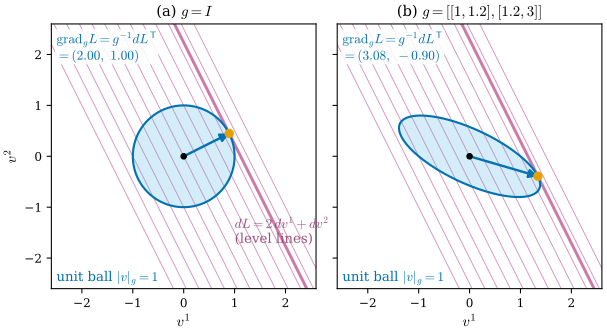

This chart was generated by the following Python code:
"""Figure 29.5.1: one covector, two metrics, two gradients (Section 29.5).

At a point p (origin) the differential dL_p = alpha = (2, 1) (a covector) is drawn as its level lines
alpha(v) = k/2, k = -4..4 (purple). (a) Euclidean metric g = I; (b) metric g = [[1, 1.2], [1.2, 3]].
Blue curve: the unit ball {|v|_g = 1}. Blue arrow: the unit vector of steepest ascent (direction of grad_g L = g^{-1} alpha^T, whose value is printed). Orange point: the point of the unit ball
where alpha is largest (steepest ascent direction); it lies on grad_g L and the level line through it is tangent to the
unit ball (thicker purple line).
Self-checks: the orange point maximizes alpha over 2000 points of the unit ball; it is parallel to g^{-1} alpha.

Run from the project root: ``PYTHONPATH=tools python3 chapters/29-gaussian-splatting/figures/fig-29-5-1-covector-metric.py``
"""

import dgfig

dgfig.setup()

import matplotlib.pyplot as plt
import numpy as np

C = dgfig.COLORS
alpha = np.array([2.0, 1.0])
metrics = [(np.eye(2), r"(a) $g = I$"), (np.array([[1.0, 1.2], [1.2, 3.0]]), r"(b) $g = [[1, 1.2], [1.2, 3]]$")]
t = np.linspace(0, 2 * np.pi, 2000)

fig, axes = plt.subplots(1, 2, figsize=(7.4, 3.8), sharey=True, gridspec_kw=dict(wspace=0.08))
L = 2.6
for ax, (g, title) in zip(axes, metrics):
    # level lines of alpha: 2x + y = c
    xs = np.array([-L, L])
    for k in range(-6, 7):
        c = k / 2
        ax.plot(xs, c - 2 * xs, color=C["covector"], lw=0.7, alpha=0.8, zorder=1)
    w, V = np.linalg.eigh(g)
    ball = (np.stack([np.cos(t), np.sin(t)], 1) / np.sqrt(w)) @ V.T      # |v|_g = 1
    assert np.allclose(np.einsum("ni,ij,nj->n", ball, g, ball), 1.0)
    vals = ball @ alpha
    vstar = ball[np.argmax(vals)]
    grad = np.linalg.solve(g, alpha)
    assert abs(abs(vstar @ grad) / (np.linalg.norm(vstar) * np.linalg.norm(grad)) - 1) < 1e-5
    cmax = vals.max()
    ax.plot(xs, cmax - 2 * xs, color=C["covector"], lw=2.2, zorder=2)
    ax.fill(*ball.T, color=C["region"], alpha=0.25, lw=0, zorder=2)
    ax.plot(*ball.T, color=C["tangent"], lw=1.6, zorder=3)
    ax.annotate("", xy=vstar, xytext=(0, 0), arrowprops=dict(arrowstyle="-|>", color=C["tangent"], lw=1.8,
                                                              mutation_scale=13, shrinkA=0, shrinkB=0), zorder=5)
    ax.plot(*vstar, "o", color=C["accent"], ms=6, zorder=6)
    ax.plot(0, 0, "o", color=C["main"], ms=4, zorder=6)
    ax.text(-2.5, 2.45, r"$\mathrm{grad}_g L = g^{-1}dL^{\mathsf{T}}$" + "\n" + r"$= (%.2f,\ %.2f)$" % tuple(grad),
            color=C["tangent"], fontsize=10, va="top", bbox=dict(fc="white", ec="none", alpha=0.85, pad=1))
    ax.text(-2.5, -2.45, r"unit ball $|v|_g = 1$", color=C["tangent"], fontsize=10)
    ax.set_title(title, fontsize=11)
    ax.set_xlim(-L, L)
    ax.set_ylim(-L, L)
    ax.set_aspect("equal")
    ax.set_xlabel(r"$v^1$")
    ax.tick_params(labelsize=9)
axes[0].set_ylabel(r"$v^2$")
axes[0].text(1.0, -1.7, r"$dL = 2\,dv^1 + dv^2$" + "\n(level lines)", color="#9A4F7F", fontsize=10)

dgfig.save(fig, __file__)
